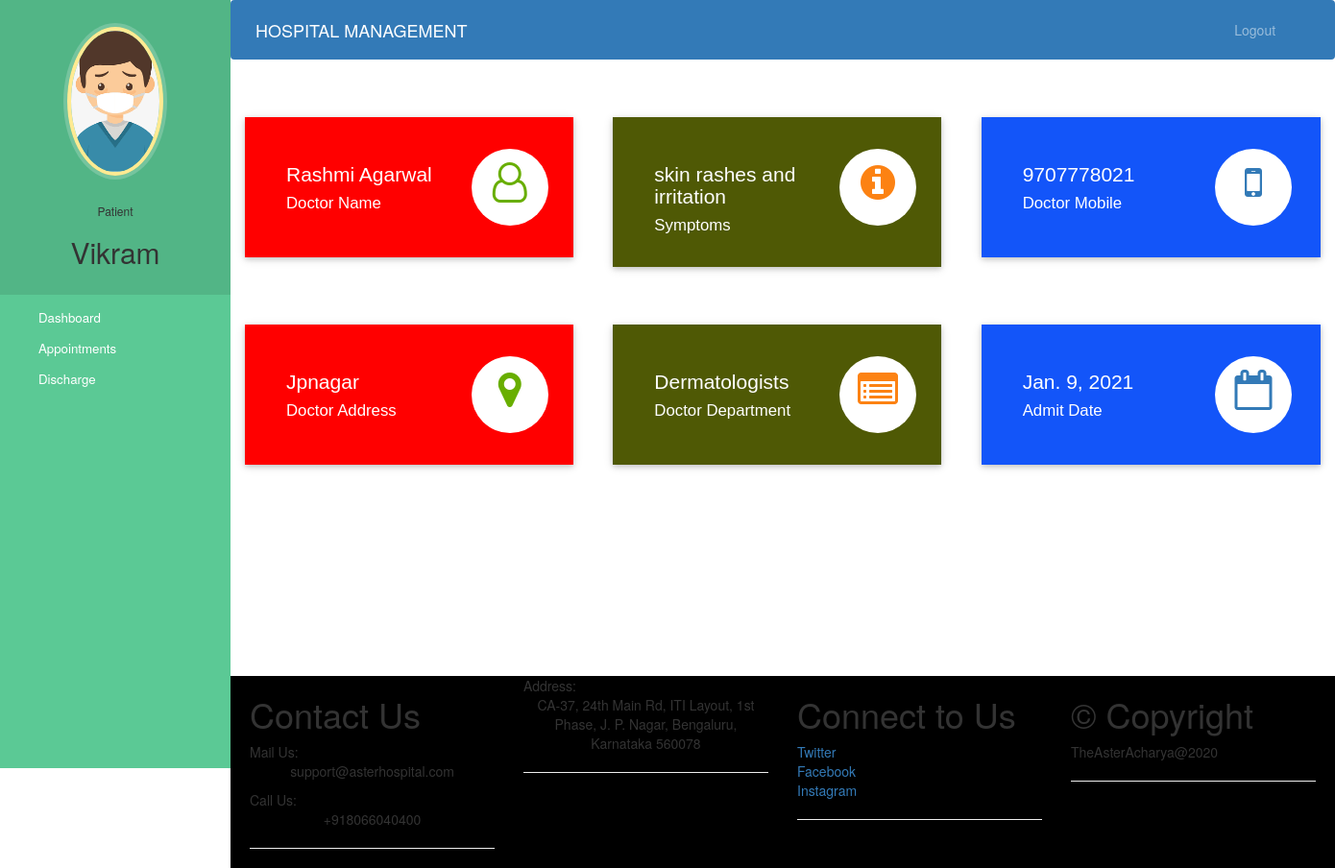
Page /patient-dashboard (signed in) on the committed database.
### hospital/models.py (models this page shows, shortened)
class Patient(models.Model):
    user=models.OneToOneField(User,on_delete=models.CASCADE)
    profile_pic= models.ImageField(upload_to='profile_pic/PatientProfilePic/',null=True,blank=True)
    address = models.CharField(max_length=40)
    mobile = models.CharField(max_length=20,null=False)
    symptoms = models.CharField(max_length=100,null=False)
    assignedDoctorId = models.PositiveIntegerField(null=True)
    admitDate=models.DateField(auto_now=True)
    status=models.BooleanField(default=False)

class Doctor(models.Model):
    user=models.OneToOneField(User,on_delete=models.CASCADE)
    profile_pic= models.ImageField(upload_to='profile_pic/DoctorProfilePic/',null=True,blank=True)
    address = models.CharField(max_length=40)
    mobile = models.CharField(max_length=20,null=True)
    department= models.CharField(max_length=50,choices=departments,default='Cardiologist')
    status=models.BooleanField(default=False)
    @property
    def get_name(self):
        return self.user.first_name+" "+self.user.last_name

### hospital/views.py (the view)
# urls.py: path('patient-dashboard', views.patient_dashboard_view,name='patient-dashboard'),
@login_required(login_url='patientlogin')
@user_passes_test(is_patient)
def patient_dashboard_view(request):
    patient=models.Patient.objects.get(user_id=request.user.id)
    doctor=models.Doctor.objects.get(user_id=patient.assignedDoctorId)
    mydict={
    'patient':patient,
    'doctorName':doctor.get_name,
    'doctorMobile':doctor.mobile,
    'doctorAddress':doctor.address,
    'symptoms':patient.symptoms,
    'doctorDepartment':doctor.department,
    'admitDate':patient.admitDate,
    }
    return render(request,'hospital/patient_dashboard.html',context=mydict)

### hospital/views.py (called while the page is built)
def is_patient(user):
    return user.groups.filter(name='PATIENT').exists()

### templates/hospital/patient_dashboard.html
{% extends 'hospital/patient_base.html' %}
{% load static %}
{% block content %}
{%include 'hospital/patient_dashboard_cards.html'%}
<br><br><br><br>
{% endblock content %}

### templates/hospital/patient_base.html (shortened to what this page needs)
<!DOCTYPE html>
{% load static %}
<html lang="en">
<head>
  <link rel="stylesheet" href="https://stackpath.bootstrapcdn.com/bootstrap/4.3.1/css/bootstrap.min.css">
  <link rel="stylesheet" href="https://maxcdn.bootstrapcdn.com/font-awesome/4.7.0/css/font-awesome.min.css">
</head>
<body>
  <nav class="menu" tabindex="0">
    <header class="avatar">
      <img src="{% static patient.profile_pic.url %}" alt="Profile Pic" />
      <br><br>
      <h6>Patient</h6>
      <h2>{{request.user.first_name}}</h2>
    </header>
    <ul>
      <li tabindex="0" class="icon-dashboard"> <a style="color:white; text-decoration:none;" href="/patient-dashboard"><span>Dashboard</span></a> </li>
      <li tabindex="0" class="icon-calendar"> <a style="color:white; text-decoration:none;" href="/patient-appointment"><span>Appointments</span></a></li>
      <li tabindex="0" class="icon-users"> <a style="color:white; text-decoration:none;" href="/patient-discharge"><span>Discharge</span></a></li>
    </ul>
  </nav>
  <main>
    <div class="bs-example">
      <nav class="navbar navbar-expand-md  navbar-dark fixed-top" style="background:#337AB7;">
        <a href="/patient-dashboard" class="navbar-brand">HOSPITAL MANAGEMENT</a>
        <div class="collapse navbar-collapse justify-content-between" id="navbarCollapse">
          <div class="navbar-nav" style=" margin-left: 90%;">
            <a href="/logout" class="nav-item nav-link">Logout</a>
          </div>
        </div>
      </nav>
    </div>
    <br><br>
    {% block content %}
    {% endblock content %}
    <br><br><br><br><br><br><br>
    <footer>
      <div class="container">
        <div class="row">
      <section id="Contact" class="col-12 col-sm-6 col-md-4 col-lg-3">
        <h1>Contact Us</h1>
          <span>Mail Us:</span><br>
        <p>support@asterhospital.com</p>
        <span>Call Us:</span><br>
          <p>+918066040400</p><hr>
      </section>
      <section id="Store" class="col-12 col-sm-6 col-md-4 col-lg-3">
        <span>Address:</span><br>
          <p>CA-37, 24th Main Rd, ITI Layout, 1st Phase, J. P. Nagar, Bengaluru, Karnataka 560078</p><hr>
      </section>
      <section id="Connect" class="col-12 col-sm-6 col-md-4 col-lg-3">
        <h1>Connect to Us</h1>
          <span><a href="#">Twitter</a></span><br>
          <span><a href="#">Facebook</a></span><br>
          <span><a href="#">Instagram</a></span><br><hr>
      </section>
      <section id="Connect" class="col-12 col-sm-6 col-md-4 col-lg-3">
        <h1>&copy; Copyright</h1>
          <span>TheAsterAcharya@2020</span><br><hr>
      </section>
        </div>
      </div>
    </footer>
  </main>
</body>
</html>

### templates/hospital/patient_dashboard_cards.html (shortened to what this page needs)
<!DOCTYPE html>
<html lang="en" dir="ltr">
<head>
  <link rel="stylesheet" href="https://maxcdn.bootstrapcdn.com/bootstrap/3.4.1/css/bootstrap.min.css">
  <link rel="stylesheet" href="https://cdnjs.cloudflare.com/ajax/libs/font-awesome/4.7.0/css/font-awesome.min.css">
</head>
<body>
  <div class="market-updates">
    <div class="col-md-4 market-update-gd">
      <div class="market-update-block clr-block-1">
        <div class="col-md-8 market-update-left">
          <h3>{{doctorName}}</h3>
          <h4>Doctor Name</h4>
        </div>
        <div class="col-md-4 market-update-right">
          <i class="fa fa-user-o"> </i>
        </div>
        <div class="clearfix"> </div>
      </div>
    </div>
    <div class="col-md-4 market-update-gd">
      <div class="market-update-block clr-block-2">
        <div class="col-md-8 market-update-left">
          <h3>{{symptoms}}</h3>
          <h4>Symptoms</h4>
        </div>
        <div class="col-md-4 market-update-right">
          <i class="fa fa-info-circle"></i>
        </div>
        <div class="clearfix"> </div>
      </div>
    </div>
    <div class="col-md-4 market-update-gd">
      <div class="market-update-block clr-block-3">
        <div class="col-md-8 market-update-left">
          <h3>{{doctorMobile}}</h3>
          <h4>Doctor Mobile</h4>
        </div>
        <div class="col-md-4 market-update-right">
          <i class="fa fa-mobile" aria-hidden="true"></i>
        </div>
        <div class="clearfix"> </div>
      </div>
    </div>
  </div>
  <br><br><br>
  <div class="market-updates">
    <div class="col-md-4 market-update-gd">
      <div class="market-update-block clr-block-1">
        <div class="col-md-8 market-update-left">
          <h3>{{doctorAddress}}</h3>
          <h4>Doctor Address</h4>
        </div>
        <div class="col-md-4 market-update-right">
          <i class="fa fa-map-marker"> </i>
        </div>
        <div class="clearfix"> </div>
      </div>
    </div>
    <div class="col-md-4 market-update-gd">
      <div class="market-update-block clr-block-2">
        <div class="col-md-8 market-update-left">
          <h3>{{doctorDepartment}}</h3>
          <h4>Doctor Department</h4>
        </div>
        <div class="col-md-4 market-update-right">
          <i class="fa fa-list-alt"></i>
        </div>
        <div class="clearfix"> </div>
      </div>
    </div>
    <div class="col-md-4 market-update-gd">
      <div class="market-update-block clr-block-3">
        <div class="col-md-8 market-update-left">
          <h3>{{admitDate}}</h3>
          <h4>Admit Date</h4>
        </div>
        <div class="col-md-4 market-update-right">
          <i class="fa fa-calendar-o" aria-hidden="true"></i>
        </div>
        <div class="clearfix"> </div>
      </div>
    </div>
  </div>
</body>
</html>

### templates/hospital/patient_base.html (style rules this page uses)
a:link { text-decoration: none; }
a { color: white; }
footer { padding: 0px 0px 0px 0px; background-color: black; margin: 0px; text-color:blue; }
.fa { font-size: 23px; width: 60px; text-align: center; text-decoration: none; margin: 5px 2px; border-radius: 50%; }
p { text-align: center; }
body { padding-left: 240px; }
main { position: relative; height: 100vh; }
.menu { background: #5bc995; height: 100vh; width: 240px; position: fixed; top: 0px; left: 0; z-index: 5; outline: none; }
.menu .avatar { background: rgba(0, 0, 0, 0.1); padding: 2em 0.5em; text-align: center; }
.menu .avatar img { width: 100px; border-radius: 50%; overflow: hidden; border: 4px solid #ffea92; box-shadow: 0 0 0 4px rgba(255, 255, 255, 0.2); }
.menu .avatar h2 { font-weight: normal; margin-bottom: 0; }
.menu ul { list-style: none; padding: 0.5em 0; margin: 0; }
.menu ul li { padding: 0.5em 1em 0.5em 3em; font-size: 0.95em; font-weight: regular; background-repeat: no-repeat; background-position: left 15px center; background-size: auto 20px; transition: all 0.15s linear; cursor: pointer; }
.menu ul li.icon-dashboard { background-image: url("http://www.entypo.com/images//gauge.svg"); }
.menu ul li.icon-users { background-image: url("http://www.entypo.com/images//users.svg"); }
.menu ul li.icon-calendar { background-image: url("http://www.entypo.com/images//calendar.svg"); }

### templates/hospital/patient_dashboard_cards.html (style rules this page uses)
.market-update-block { padding: 2em 2em; background: #999; }
.market-update-block h3 { color: #fff; font-size: 1.5em; font-family: 'Carrois Gothic', sans-serif; }
.market-update-block h4 { font-size: 1.2em; color: #fff; margin: 0.3em 0em; font-family: 'Carrois Gothic', sans-serif; }
.market-update-block.clr-block-1 { background: #ff0000; margin-right: 0.8em; box-shadow: 0 2px 5px 0 rgba(0, 0, 0, 0.16), 0 2px 10px 0 rgba(0, 0, 0, 0.12); transition: 0.5s all; -webkit-transition: 0.5s all; -moz-transition: 0.5s all; -o-transition: 0.5s all; }
.market-update-block.clr-block-2 { background: #4f5905; margin-right: 0.8em; box-shadow: 0 2px 5px 0 rgba(0, 0, 0, 0.16), 0 2px 10px 0 rgba(0, 0, 0, 0.12); transition: 0.5s all; -webkit-transition: 0.5s all; -moz-transition: 0.5s all; -o-transition: 0.5s all; }
.market-update-block.clr-block-3 { background: #1355f9; box-shadow: 0 2px 5px 0 rgba(0, 0, 0, 0.16), 0 2px 10px 0 rgba(0, 0, 0, 0.12); transition: 0.5s all; -webkit-transition: 0.5s all; -moz-transition: 0.5s all; -o-transition: 0.5s all; }
.market-update-right i.fa.fa-user-o, i.fa.fa-map-marker { font-size: 3em; color: #68AE00; width: 80px; height: 80px; background: #fff; text-align: center; border-radius: 49px; -webkit-border-radius: 49px; -moz-border-radius: 49px; -o-border-radius: 49px; line-height: 1.7em; }
.market-update-right i.fa.fa-info-circle, i.fa.fa-list-alt { font-size: 3em; color: #FC8213; width: 80px; height: 80px; background: #fff; text-align: center; border-radius: 49px; -webkit-border-radius: 49px; -moz-border-radius: 49px; -o-border-radius: 49px; line-height: 1.7em; }
.market-update-right i.fa.fa-mobile, i.fa.fa-calendar-o { font-size: 3em; color: #337AB7; width: 80px; height: 80px; background: #fff; text-align: center; border-radius: 49px; -webkit-border-radius: 49px; -moz-border-radius: 49px; -o-border-radius: 49px; line-height: 1.7em; }
.market-update-left { padding: 0px; }

### rows in the picture
Patient: profile_pic (picture), symptoms "skin rashes and irritation", admitDate "Jan. 9, 2021"
Doctor: mobile "9707778021", address "Jpnagar", department "Dermatologists"

### other values in the picture
{{ request.user.first_name }} "Vikram"
{{ doctorName }} "Rashmi Agarwal"
